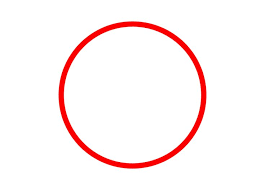
#> input picture Month#1/Week#2/4#Thursday/abc.png, 265 x 190 px
$ jupyter execute Circle_Task.ipynb
#> lines starting #> are read from the running program, lines starting #| are printed output that depends on the picture; after the words box and inside, x2 and y2 are one past the last pixel; in counts of white or black regions, pixels touching at a corner belong together
#> further down, img is the input picture: shape (190, 265, 3); mean B, G, R 243, 243.1, 254.4
[cell 1]
import cv2
import numpy as np

[cell 2]
def process(img):
    img_gray = cv2.cvtColor(img, cv2.COLOR_BGR2GRAY)
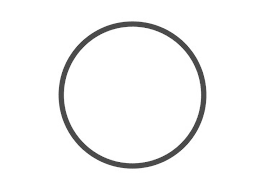
#> img_gray: shape (190, 265); min 67, max 255, mean 246.5
    img_canny = cv2.Canny(img_gray, 12, 54)
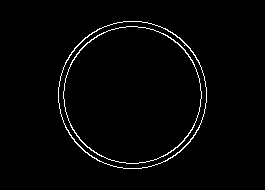
#> img_canny: shape (190, 265); 2% white in thin lines or dots, all inside (x1, y1, x2, y2) = (58, 21, 207, 169)
    return img_canny

img = cv2.imread("abc.png")
edges = process(img)

contours, _ = cv2.findContours(edges, cv2.RETR_EXTERNAL, cv2.CHAIN_APPROX_NONE)
#> contours = 1 contour; box (x1, y1, x2, y2) and area: (58, 21, 207, 169) 17146
image = np.ones_like(img) * 255
cv2.drawContours(image, contours, -1, (0, 0, 0), 3)
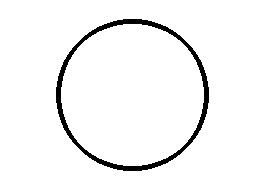
#> image: shape (190, 265, 3); 95.8% white; 1 black region, box (x1, y1, x2, y2) and area: (56, 19, 209, 171) 2090
cv2.imwrite("abc_output1.png", image)
#> Out = True

[cell 3]
image = cv2.imread("abc.png")

hsv = cv2.cvtColor(image, cv2.COLOR_BGR2HSV)
#> hsv: shape (190, 265, 3); mean H, S, V 5.8, 12, 254.5

lower_red1 = np.array([0, 100, 100])
upper_red1 = np.array([10, 255, 255])
lower_red2 = np.array([160, 100, 100])
upper_red2 = np.array([180, 255, 255])

mask1 = cv2.inRange(hsv, lower_red1, upper_red1)
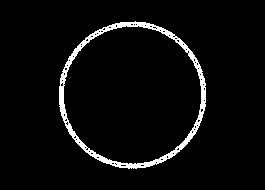
#> mask1: shape (190, 265); 4.2% white; 1 white region, box (x1, y1, x2, y2) and area: (59, 21, 206, 169) 2138
mask2 = cv2.inRange(hsv, lower_red2, upper_red2)
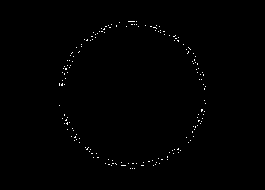
#> mask2: shape (190, 265); 0.5% white in thin lines or dots, all inside (x1, y1, x2, y2) = (59, 21, 206, 169)

final_mask = cv2.bitwise_or(mask1, mask2)
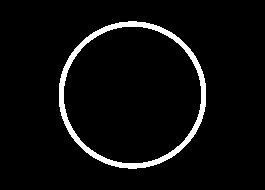
#> final_mask: shape (190, 265); 4.7% white; 1 white region, box (x1, y1, x2, y2) and area: (59, 21, 206, 169) 2390

image[final_mask != 0] = [0, 0, 0]
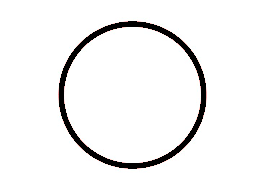
#> image: shape (190, 265, 3); 4.75% of pixels changed, all inside (x1, y1, x2, y2) = (59, 21, 206, 169)


cv2.imwrite("abc_output2.png", image)
#> Out = True
